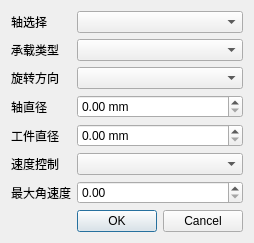
<?xml version="1.0" encoding="UTF-8"?>
<ui version="4.0">
 <class>DialogRotationInfo</class>
 <widget class="QDialog" name="DialogRotationInfo">
  <property name="geometry">
   <rect>
    <x>0</x>
    <y>0</y>
    <width>228</width>
    <height>222</height>
   </rect>
  </property>
  <property name="windowTitle">
   <string>Dialog</string>
  </property>
  <layout class="QFormLayout" name="formLayout">
   <item row="0" column="0">
    <widget class="QLabel" name="labelAxis">
     <property name="text">
      <string>轴选择</string>
     </property>
    </widget>
   </item>
   <item row="0" column="1">
    <widget class="QComboBox" name="axis"/>
   </item>
   <item row="1" column="0">
    <widget class="QLabel" name="labelType">
     <property name="text">
      <string>承载类型</string>
     </property>
    </widget>
   </item>
   <item row="1" column="1">
    <widget class="QComboBox" name="type"/>
   </item>
   <item row="2" column="0">
    <widget class="QLabel" name="labelDirection">
     <property name="text">
      <string>旋转方向</string>
     </property>
    </widget>
   </item>
   <item row="2" column="1">
    <widget class="QComboBox" name="direction"/>
   </item>
   <item row="3" column="0">
    <widget class="QLabel" name="labelAxisDiameter">
     <property name="text">
      <string>轴直径</string>
     </property>
    </widget>
   </item>
   <item row="3" column="1">
    <widget class="QDoubleSpinBox" name="axisDiameter">
     <property name="suffix">
      <string> mm</string>
     </property>
    </widget>
   </item>
   <item row="4" column="0">
    <widget class="QLabel" name="labelPartDiameter">
     <property name="text">
      <string>工件直径</string>
     </property>
    </widget>
   </item>
   <item row="4" column="1">
    <widget class="QDoubleSpinBox" name="partDiameter">
     <property name="suffix">
      <string> mm</string>
     </property>
    </widget>
   </item>
   <item row="5" column="0">
    <widget class="QLabel" name="labelSpeedType">
     <property name="text">
      <string>速度控制</string>
     </property>
    </widget>
   </item>
   <item row="5" column="1">
    <widget class="QComboBox" name="speedType"/>
   </item>
   <item row="7" column="1">
    <widget class="QDialogButtonBox" name="buttonBox">
     <property name="orientation">
      <enum>Qt::Horizontal</enum>
     </property>
     <property name="standardButtons">
      <set>QDialogButtonBox::Cancel|QDialogButtonBox::Ok</set>
     </property>
    </widget>
   </item>
   <item row="6" column="1">
    <widget class="QDoubleSpinBox" name="maxAngularSpeed"/>
   </item>
   <item row="6" column="0">
    <widget class="QLabel" name="label">
     <property name="text">
      <string>最大角速度</string>
     </property>
    </widget>
   </item>
  </layout>
 </widget>
 <resources/>
 <connections>
  <connection>
   <sender>buttonBox</sender>
   <signal>accepted()</signal>
   <receiver>DialogRotationInfo</receiver>
   <slot>accept()</slot>
   <hints>
    <hint type="sourcelabel">
     <x>248</x>
     <y>254</y>
    </hint>
    <hint type="destinationlabel">
     <x>157</x>
     <y>274</y>
    </hint>
   </hints>
  </connection>
  <connection>
   <sender>buttonBox</sender>
   <signal>rejected()</signal>
   <receiver>DialogRotationInfo</receiver>
   <slot>reject()</slot>
   <hints>
    <hint type="sourcelabel">
     <x>316</x>
     <y>260</y>
    </hint>
    <hint type="destinationlabel">
     <x>286</x>
     <y>274</y>
    </hint>
   </hints>
  </connection>
 </connections>
</ui>
